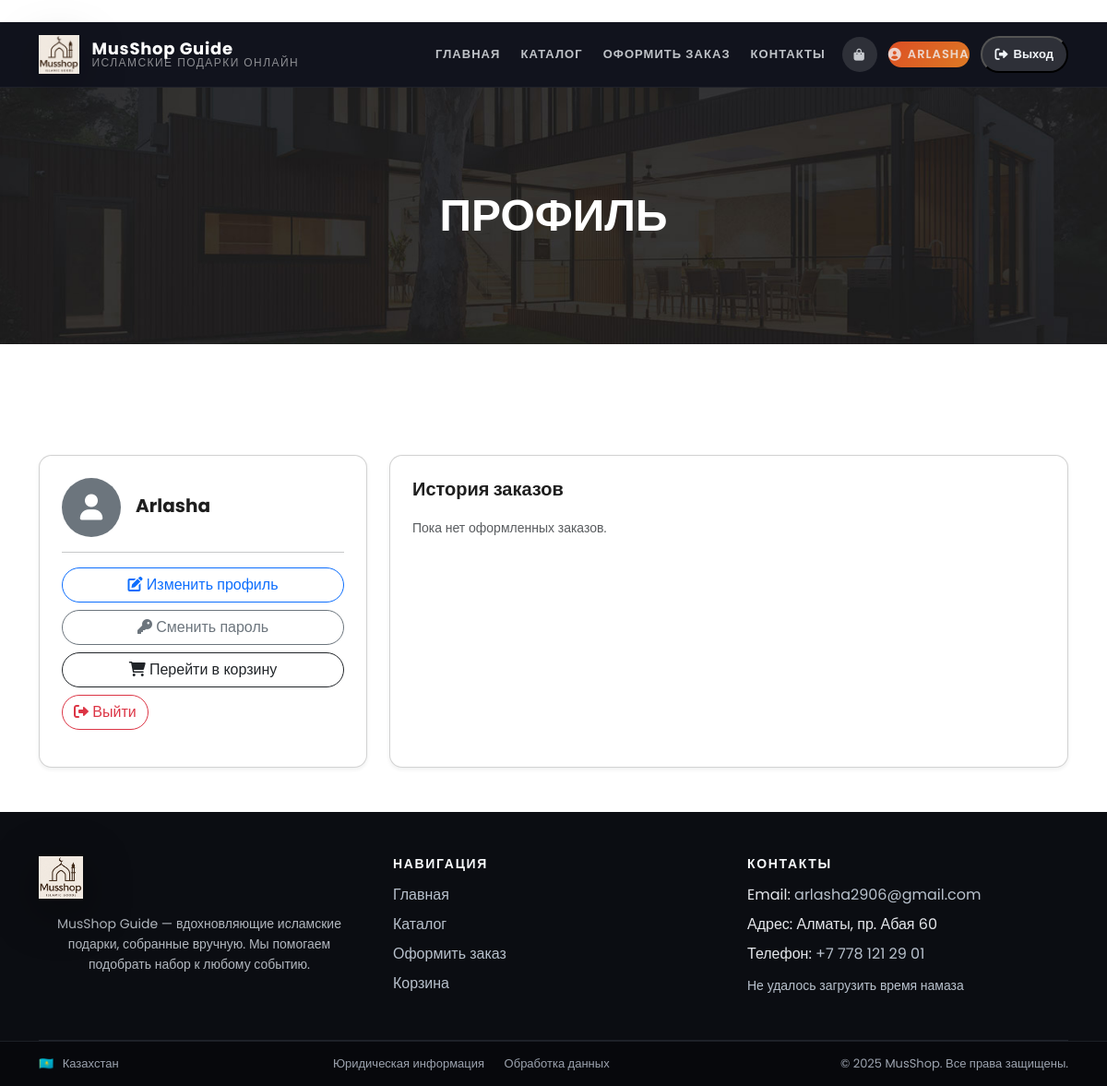
The page /accounts/profile/ (signed in) on the database as committed earlier.
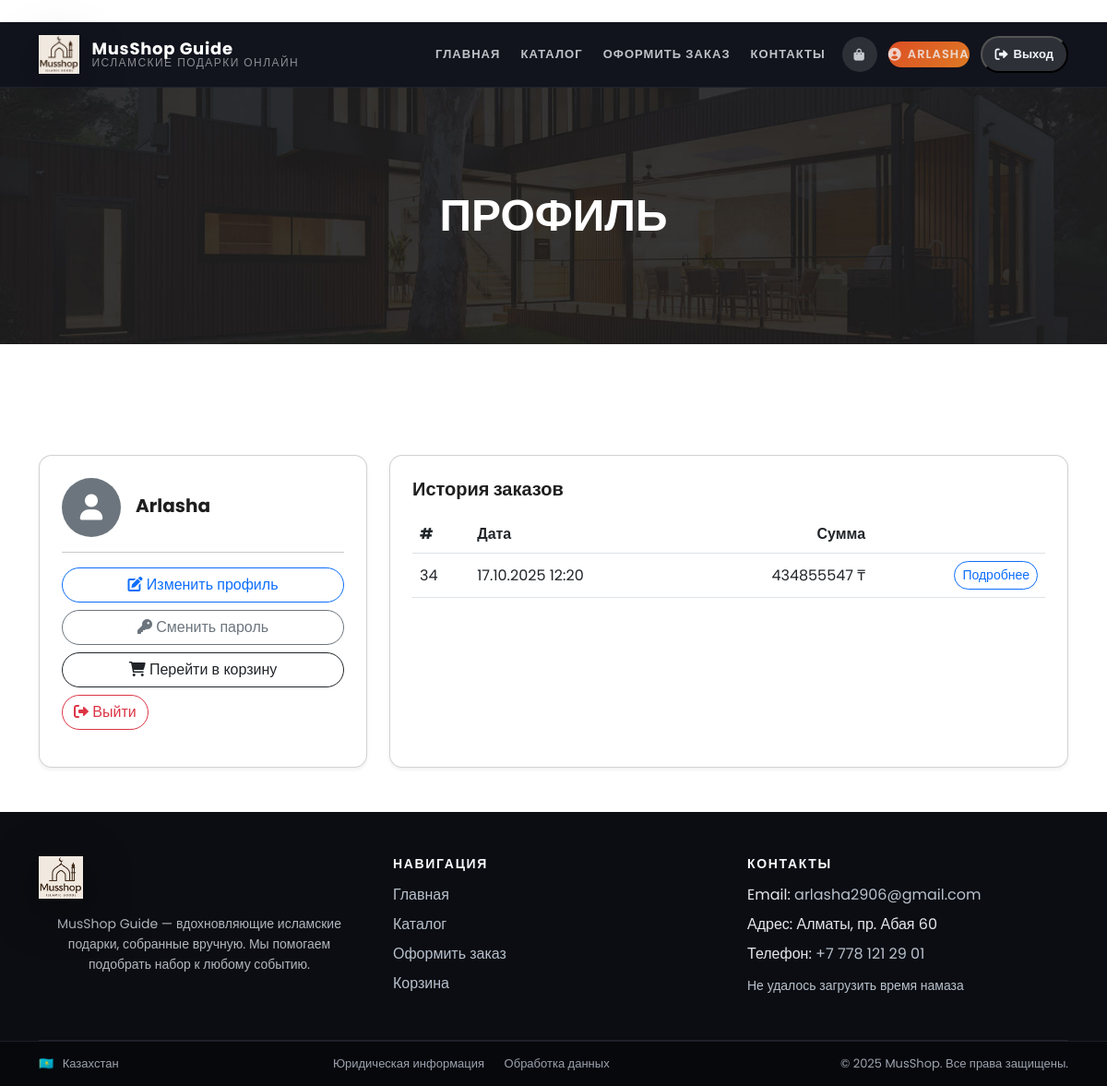
The same page on the database as committed later.
### orders/models.py (models this page shows, shortened)
class Order(models.Model):
    user = models.ForeignKey(
        settings.AUTH_USER_MODEL,
        on_delete=models.SET_NULL,
        null=True,
        blank=True,
        related_name="orders",
        verbose_name="Пользователь",
    )
    customer_name = models.CharField("Имя", max_length=120)
    phone = models.CharField("Телефон", max_length=50)
    address = models.CharField("Адрес", max_length=255, blank=True)
    comment = models.TextField("Комментарий", blank=True)
    created = models.DateTimeField("Создан", auto_now_add=True)
    updated = models.DateTimeField("Обновлён", auto_now=True)
    status = models.CharField(
        "Статус",
        max_length=20,
        choices=[
            ("new", "Новый"),
            ("processing", "В обработке"),
            ("done", "Завершён"),
            ("cancelled", "Отменён"),
        ],
        default="new",
    )
    total_amount = models.DecimalField(
        "Итоговая сумма",
        max_digits=12,
        decimal_places=2,
        null=True,
        blank=True,
        default=None,
    )
    class Meta:
        ordering = ["-created"]
        verbose_name = "Заказ"
        verbose_name_plural = "Заказы"
    @property
    def total_value(self) -> Decimal:
        if self.total_amount is not None:
            return self.total_amount
        return self.total()

### accounts/views.py (the view)
# urls.py: path("profile/", views.profile, name="profile"),
@login_required
def profile(request):
    from orders.models import Order
    orders = Order.objects.filter(user=request.user).order_by("-created")
    return render(request, "accounts/profile.html", {"orders": orders})

### cart/context_processors.py (called while the page is built)
def cart(request):
    session_cart = request.session.get("cart", {})
    total_qty = sum(item.get("qty", 0) for item in session_cart.values())
    return {"cart_count": total_qty, "cart_items": session_cart}

### templates/accounts/profile.html (shortened to what this page needs)
{% extends "base.html" %}
{% load static %}
{% block page_heading %}
<div class="page-heading header-text"><div class="container"><div class="row"><div class="col-lg-12"><h3>Профиль</h3></div></div></div></div>
{% endblock %}
{% block content %}
<div class="row g-4">
  <div class="col-lg-4">
    <div class="card p-4 shadow-sm h-100">
      <div class="d-flex align-items-center gap-3">
        <div class="rounded-circle bg-secondary text-white d-flex align-items-center justify-content-center" style="width:64px;height:64px; font-size:28px;">
          <i class="fa fa-user"></i>
        </div>
        <div>
          <h5 class="mb-1">{{ request.user.get_full_name|default:request.user.username }}</h5>
        </div>
      </div>
      <hr>
      <div class="d-grid gap-2">
        <a class="btn btn-outline-primary" href="{% url 'accounts:edit_profile' %}"><i class="fa fa-edit"></i> Изменить профиль</a>
        <a class="btn btn-outline-secondary" href="{% url 'accounts:password_change' %}"><i class="fa fa-key"></i> Сменить пароль</a>
        <a class="btn btn-outline-dark" href="{% url 'cart_detail' %}"><i class="fa fa-shopping-cart"></i> Перейти в корзину</a>
        <form method="post" action="{% url 'accounts:logout' %}">
          <button class="btn btn-outline-danger" type="submit"><i class="fa fa-sign-out-alt"></i> Выйти</button>
        </form>
      </div>
    </div>
  </div>
  <div class="col-lg-8">
    <div class="card p-4 shadow-sm h-100">
      <h5 class="mb-3">История заказов</h5>
      {% if orders %}
        <div class="table-responsive">
          <table class="table align-middle">
            <thead>
              <tr>
                <th>#</th>
                <th>Дата</th>
                <th class="text-end">Сумма</th>
                <th></th>
              </tr>
            </thead>
            <tbody>
              {% for o in orders %}
                <tr>
                  <td>{{ o.id }}</td>
                  <td>{{ o.created|date:'d.m.Y H:i' }}</td>
                  <td class="text-end">{{ o.total_value|floatformat:0 }} ₸</td>
                  <td class="text-end"><a class="btn btn-sm btn-outline-primary" href="{% url 'orders:success' o.id %}">Подробнее</a></td>
                </tr>
              {% endfor %}
            </tbody>
          </table>
        </div>
      {% else %}
        <p class="text-muted">Пока нет оформленных заказов.</p>
      {% endif %}
    </div>
  </div>
</div>
{% endblock %}

### templates/base.html (shortened to what this page needs)
﻿{% load static %}
<!doctype html>
<html lang="ru">
<head>
  <link href="{% static 'vendor/bootstrap/css/bootstrap.min.css' %}" rel="stylesheet">
  <link rel="stylesheet" href="{% static 'assets/css/fontawesome.css' %}">
  <link rel="stylesheet" href="{% static 'assets/css/templatemo-villa-agency.css' %}">
  <link rel="stylesheet" href="{% static 'assets/css/mobile.css' %}">
</head>
<body>
<header class="site-header">
  <div class="container">
    <div class="navbar-shell">
      <div class="nav-brand">
        <a href="{% url 'home' %}" class="brand-link">
          <img src="{% static 'assets/images/musshop-logo.png' %}" alt="MusShop" class="brand-logo">
          <div class="brand-text">
            <span class="brand-name">MusShop Guide</span>
            <span class="brand-subtitle">исламские подарки онлайн</span>
          </div>
        </a>
      </div>
      <div class="nav-menu" id="primaryNav" aria-hidden="true">
        <nav class="nav-links nav-center" aria-label="Primary navigation">
        <a href="{% url 'home' %}" class="{% if request.resolver_match.url_name == 'home' %}active{% endif %}">Главная</a>
        <a href="{% url 'shop_all' %}" class="{% if request.resolver_match.url_name == 'shop_all' or request.resolver_match.url_name == 'category' or request.resolver_match.url_name == 'product' %}active{% endif %}">Каталог</a>
        <a href="{% url 'orders:create' %}" class="{% if request.resolver_match.url_name == 'create' %}active{% endif %}">Оформить заказ</a>
        <a href="{% url 'flatpage' 'contact' %}" class="{% if request.resolver_match.url_name == 'contact' %}active{% endif %}">Контакты</a>
      </nav>
      <div class="nav-actions">
        <a class="nav-cart {% if request.resolver_match.url_name == 'cart_detail' %}active{% endif %}" href="{% url 'cart_detail' %}">
          <i class="fa fa-shopping-bag"></i>
        </a>
        {% if request.user.is_authenticated %}
          <a class="nav-button" href="{% url 'accounts:profile' %}"><i class="fa fa-user-circle"></i> {{ request.user.username }}</a>
          <form method="post" action="{% url 'accounts:logout' %}">
            <button class="nav-button ghost" type="submit"><i class="fa fa-sign-out-alt"></i> Выход</button>
          </form>
        {% else %}
          <a class="nav-button" href="{% url 'accounts:login' %}"><i class="fa fa-sign-in-alt"></i> Вход</a>
          <a class="nav-button ghost" href="{% url 'accounts:register' %}">Регистрация</a>
        {% endif %}
      </div>
    </div>
  </div>
</header>
{% block page_heading %}{% endblock %}
<main class="section">
  {% block content_wrapper %}
  <div class="container">
    {% block content %}{% endblock %}
  </div>
  {% endblock %}
</main>
<footer class="site-footer mt-5">
  <div class="container">
    <div class="footer-top">
      <div class="footer-brand">
        <a href="{% url 'home' %}" class="footer-logo" aria-label="MusShop">
          <img src="{% static 'assets/images/musshop-logo.png' %}" alt="Логотип MusShop">
        </a>
        <p class="footer-text">
          MusShop Guide — вдохновляющие исламские подарки, собранные вручную. Мы помогаем подобрать набор к любому событию.
        </p>
      </div>
      <div class="footer-links">
        <h6>Навигация</h6>
        <ul>
          <li><a href="{% url 'home' %}">Главная</a></li>
          <li><a href="{% url 'shop_all' %}">Каталог</a></li>
          <li><a href="{% url 'orders:create' %}">Оформить заказ</a></li>
          <li><a href="{% url 'cart_detail' %}">Корзина</a></li>
        </ul>
      </div>
      <div class="footer-links">
        <h6>Контакты</h6>
        <ul>
          <li>Email: <a href="mailto:arlasha2906@gmail.com">arlasha2906@gmail.com</a></li>
          <li>Адрес: Алматы, пр. Абая 60</li>
          <li>Телефон: <a href="tel:+77781212901">+7 778 121 29 01</a></li>
        </ul>
        <div class="footer-prayer-times" id="footerPrayerTimes">Загрузка расписания намазов...</div>
      </div>
    </div>
  </div>
  <div class="footer-bottom">
    <div class="container">
      <div class="footer-bottom-inner">
        <div class="footer-location"><span class="flag">🇰🇿</span> Казахстан</div>
        <div class="footer-links">
          <a href="{% url 'flatpage' 'contact' %}">Юридическая информация</a>
          <a href="{% url 'accounts:register' %}">Обработка данных</a>
        </div>
        <div class="footer-copy">© 2025 MusShop. Все права защищены.</div>
      </div>
    </div>
  </div>
</footer>
</body>
</html>

### static/assets/css/templatemo-villa-agency.css (style rules this page uses)
html, body, div, span, applet, object, iframe, h1, h2, h3, h4, h5, h6, p, blockquote, div pre, a, abbr, acronym, address, big, cite, code, del, dfn, em, font, img, ins, kbd, q, s, samp, small, strike, strong, sub, sup, tt, var, b, u, i, center, dl, dt, dd, ol, ul, li, figure, header, nav, section, article, aside, footer, figcaption { margin: 0; padding: 0; border: 0; outline: 0; }
ul, li { padding: 0; margin: 0; list-style: none; }
header, nav, section, article, aside, footer, hgroup { display: block; }
* { box-sizing: border-box; }
html, body { font-family: 'Poppins', sans-serif; -ms-text-size-adjust: 100%; -webkit-font-smoothing: antialiased; -moz-osx-font-smoothing: grayscale; }
a { text-decoration: none !important; }
h1, h2, h3, h4, h5, h6 { color: #1e1e1e; margin-top: 0px; margin-bottom: 0px; font-weight: 700; }
ul { margin-bottom: 0px; }
p { font-size: 14px; line-height: 28px; color: #4a4a4a; }
img { width: 100%; overflow: hidden; }
html, body { font-family: 'Poppins', sans-serif; }
.section { margin-top: 120px; }
footer { margin-top: 150px; background-color: #1e1e1e; min-height: 100px; }
footer p { text-align: center; line-height: 100px; color: #fff; font-size: 16px; font-weight: 400; }
.page-heading { background-image: url(../images/page-heading-bg.jpg); background-position: center bottom; background-repeat: no-repeat; background-size: cover; padding: 110px 0px; text-align: center; }
.page-heading h3 { font-size: 48px; font-weight: 900; text-transform: uppercase; color: #fff; }
body { overflow-x: hidden; }

### templates/base.html (style rules this page uses)
.site-header { transition: background-color 0.3s ease, box-shadow 0.3s ease; }
.site-header .navbar-shell, .site-header .brand-logo, .site-header .brand-text { transition: transform 0.3s ease, padding 0.3s ease, height 0.3s ease, opacity 0.3s ease; }

Rows that differ between the two databases and show on the page:
added Order: id "34", created "17.10.2025 12:20", total_value "434855547"
Other text that changed with them:
text no longer shown: "Пока нет оформленных заказов."
text now shown: "# Дата Сумма"
